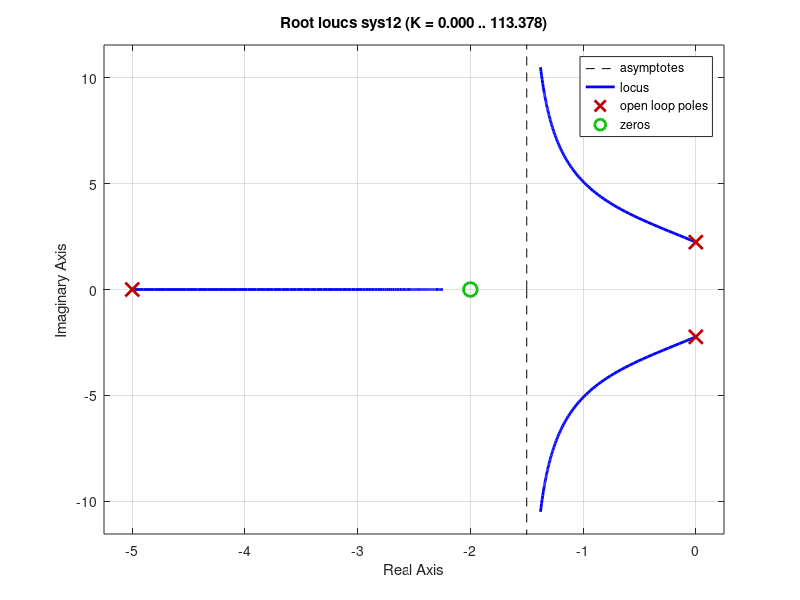

MATLAB code for this plot:
sys21 = tf([1 3],[1 5 9 5 0]);
rlocus(sys21);
%%





 
%///////////////////////////


sys24 = tf([1 1.7778],[1 20 0 0]);
rlocus(sys24);
%%
sys26 = tf([1 3.455],[1 21 20 0]);
rlocus(sys26);
%%
z= 2.4
p= 20
sys27 = tf([10 10*z],[1 (11+p) (10+p*11) (10*p) 0]);
rlocus(sys27);
%%
z= 2.728;
p= 20;
lag = .001;
sys27b = tf([10 10*z],[1 (11+p+.001) (10+p*11 + .031) (20.23) 0.2]);
rlocus(sys27b);
k = 21.997;
sys27b2 = k*sys27b/(1 + k*sys27b)
stepresponse = step(sys27b2);
plot(stepresponse)
%%
%here is where you left off
sys7a = tf([1 2],[1 12 32 20 0]);
rlocus(sys7a);
%%
sys7c = tf([1 4 4],[1 16 85 250 0 0]);
rlocus(sys7c);
%%
sys7e = tf([1 2 2],[1 5 6 0 0]);
rlocus(sys7e);
%%
sys12 = tf([1 2],[1 5 5 25]);
rlocus(sys12);